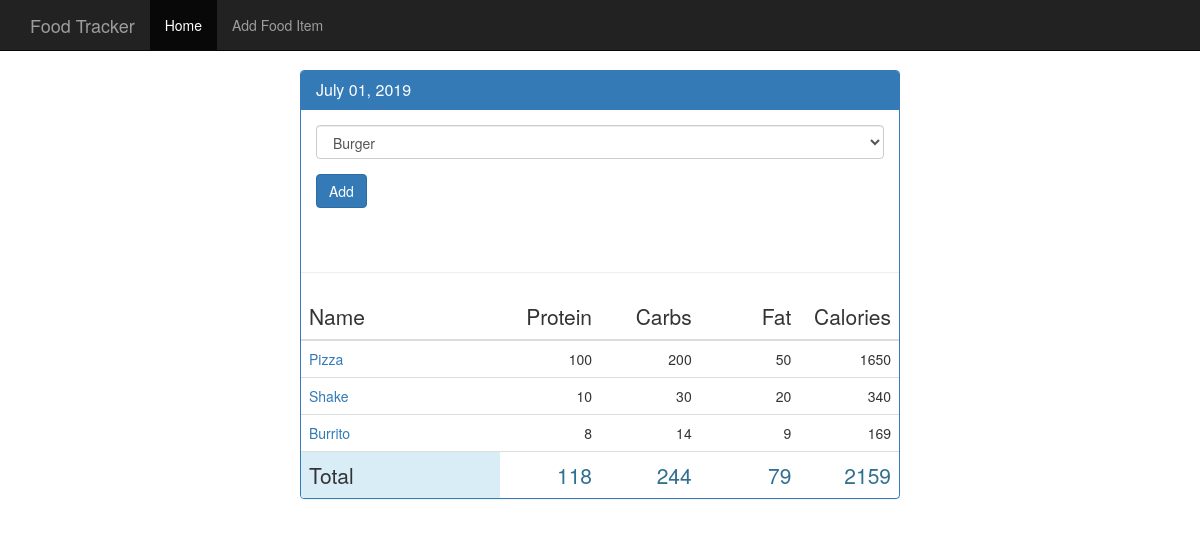
Screenshot of /view/20190701 with the database file from the repository.
### tables this page shows
CREATE TABLE food (
    id integer primary key autoincrement ,
    name text not null ,
    protein integer not null,
    carbohydrates integer  not null ,
    fat integer not null,
    calories integer not null
);

### app.py (the view)
@app.route('/view/<date>', methods=['GET', 'POST'])
def view(date):
    db = get_db()
    date_cur = db.execute('select * from log_date where entry_date = ?', [date])
    date_result = date_cur.fetchone()
    if request.method == 'POST':
        food_id = request.form['food-select']
        date_id = date_result['id']
        db.execute('insert into food_date(food_id, log_date_id) values(?, ?)', [food_id, date_id])
        db.commit()
        return redirect(url_for('view', date=date))
    dt = datetime.strptime(str(date_result['entry_date']), '%Y%m%d')
    pretty_date = datetime.strftime(dt, '%B %d, %Y')
    food_cur = db.execute('select id, name from food')
    food_results = food_cur.fetchall()
    log_sql = ' '.join(['select food.name, food.protein, food.carbohydrates, food.fat, food.calories',
                        'from log_date join food_date',
                        'on food_date.log_date_id == log_date.id',
                        'join food',
                        'on food.id == food_date.food_id',
                        'where log_date.entry_date = ?'])
    log_cur = db.execute(log_sql, [date])
    log_results = log_cur.fetchall()
    totals = dict()
    totals['protein'] = 0
    totals['carbohydrates'] = 0
    totals['fat'] = 0
    totals['calories'] = 0
    for food in log_results:
        totals['protein'] += int(food['protein'])
        totals['carbohydrates'] += int(food['carbohydrates'])
        totals['fat'] += int(food['fat'])
        totals['calories'] += int(food['calories'])
    print(totals.values())
    return render_template('day.html',
                           entry_date=date_result['entry_date'],
                           pretty_date=pretty_date,
                           food_results=food_results,
                           log_results=log_results,
                           totals=totals)

### app.py (called while the page is built)
def connect_db():
    db = sqlite3.connect('food_log.db')
    db.row_factory = sqlite3.Row
    return db

def get_db():
    if not hasattr(g, 'sqlite_db'):
        g.sqlite_db = connect_db()
    return g.sqlite_db

### templates/day.html
{% extends 'base.html' %}
{% block content %}
    <div class="container theme-showcase col-sm-6 col-sm-offset-3" role="main">
        <div class="row">
            <div>
                <div class="panel panel-primary">
                    <div class="panel-heading">
                        <h3 class="panel-title">{{ pretty_date }}</h3>
                    </div>
                    <div class="panel-body">
                        <form method="POST" action="{{ url_for('view', date=entry_date) }}">
                            <div class="form-group">
                                <select class="form-control" name="food-select">
                                    {% for food in food_results %}
                                        <option value="{{ food.id }}">{{ food.name }}</option>
                                    {% endfor %}
                                </select>
                            </div>
                            <button type="submit" class="btn btn-primary">Add</button>
                        </form>
                    </div>
                    <div class="page-header"></div>
                    <table class="table table-hover table-responsive">
                        <thead>
                        <tr>
                            <th class="col-* lead">Name</th>
                            <th class="col-lg-2 text-right lead">Protein</th>
                            <th class="col-lg-2 text-right lead">Carbs</th>
                            <th class="col-lg-2 text-right lead">Fat</th>
                            <th class="col-lg-2 text-right lead">Calories</th>
                        </tr>
                        </thead>
                        <tbody>
                        {% for food in log_results %}
                            <tr id="{{ food.id }}">
                                <td class="text-primary">{{ food.name }}</td>
                                <td class="text-right">{{ food.protein }}</td>
                                <td class="text-right">{{ food.carbohydrates }}</td>
                                <td class="text-right">{{ food.fat }}</td>
                                <td class="text-right">{{ food.calories }}</td>
                            </tr>
                        {% endfor %}
                        <tr>
                            <td class="bg-info lead">Total</td>
                            {% for value in totals.values() %}
                                <td class="text-right text-info lead">{{ value }}</td>
                            {% endfor %}
                        </tr>
                        </tbody>
                    </table>
                </div>
            </div>
        </div>
    </div>
{% endblock %}

### templates/base.html (shortened to what this page needs)
<!DOCTYPE html>
<html lang="en">
<head>
    <link href="{{ url_for('static', filename='bootstrap.min.css') }}" rel="stylesheet">
    <link href="{{ url_for('static', filename='theme.css') }}" rel="stylesheet">
</head>
<body>
<nav class="navbar navbar-inverse navbar-fixed-top">
    <div class="container">
        <div class="navbar-header">
            <a class="navbar-brand" href="#">Food Tracker</a>
        </div>
        <div id="navbar" class="navbar-collapse collapse">
            <ul class="nav navbar-nav">
                <li class="active"><a href="#">Home</a></li>
                <li><a href="#">Add Food Item</a></li>
            </ul>
        </div>
    </div>
</nav>
{% block content %}{% endblock %}
</body>
</html>

### static/theme.css (style rules this page uses)
body { padding-top: 70px; padding-bottom: 30px; }

### rows the page displays
food: name "Pizza", protein "100", carbohydrates "200", fat "50", calories "1650"
food: name "Shake", protein "10", carbohydrates "30", fat "20", calories "340"
food: name "Burrito", protein "8", carbohydrates "14", fat "9", calories "169"

### other values shown
{{ pretty_date }} "July 01, 2019"
{{ value }} "118" "244" "79" "2159"
form field food-select "Burger"
